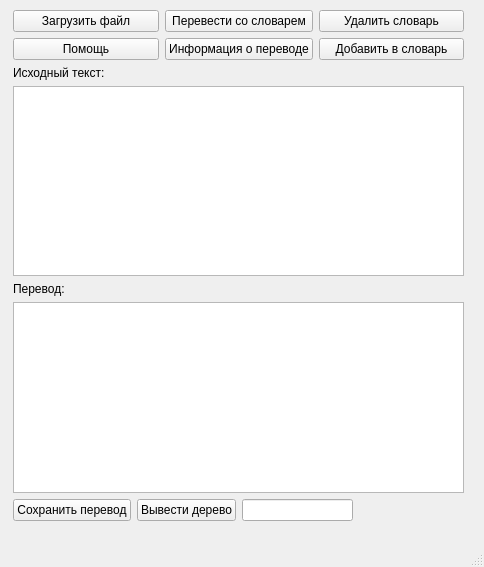
<?xml version="1.0" encoding="UTF-8"?>
<ui version="4.0">
 <class>MainWindow</class>
 <widget class="QMainWindow" name="MainWindow">
  <property name="geometry">
   <rect>
    <x>0</x>
    <y>0</y>
    <width>484</width>
    <height>567</height>
   </rect>
  </property>
  <property name="windowTitle">
   <string>Лабораторная работа 4</string>
  </property>
  <widget class="QWidget" name="centralwidget">
   <widget class="QWidget" name="verticalLayoutWidget">
    <property name="geometry">
     <rect>
      <x>3</x>
      <y>10</y>
      <width>471</width>
      <height>511</height>
     </rect>
    </property>
    <layout class="QVBoxLayout" name="verticalLayout">
     <property name="leftMargin">
      <number>10</number>
     </property>
     <property name="topMargin">
      <number>0</number>
     </property>
     <property name="rightMargin">
      <number>10</number>
     </property>
     <item>
      <layout class="QGridLayout" name="gridLayout">
       <item row="0" column="1">
        <widget class="QPushButton" name="translateDictButton">
         <property name="text">
          <string>Перевести со словарем</string>
         </property>
        </widget>
       </item>
       <item row="0" column="0">
        <widget class="QPushButton" name="chooseFileButton">
         <property name="text">
          <string>Загрузить файл</string>
         </property>
        </widget>
       </item>
       <item row="0" column="2">
        <widget class="QPushButton" name="deleteDictButton">
         <property name="text">
          <string>Удалить словарь</string>
         </property>
        </widget>
       </item>
       <item row="1" column="2">
        <widget class="QPushButton" name="addDictButton">
         <property name="text">
          <string>Добавить в словарь</string>
         </property>
        </widget>
       </item>
       <item row="1" column="0">
        <widget class="QPushButton" name="helpButton">
         <property name="text">
          <string>Помощь</string>
         </property>
        </widget>
       </item>
       <item row="1" column="1">
        <widget class="QPushButton" name="viewInfoButton">
         <property name="text">
          <string>Информация о переводе</string>
         </property>
        </widget>
       </item>
      </layout>
     </item>
     <item>
      <widget class="QLabel" name="label_2">
       <property name="text">
        <string>Исходный текст:</string>
       </property>
      </widget>
     </item>
     <item>
      <widget class="QTextEdit" name="originalText"/>
     </item>
     <item>
      <widget class="QLabel" name="label">
       <property name="text">
        <string>Перевод:</string>
       </property>
      </widget>
     </item>
     <item>
      <widget class="QTextBrowser" name="translatedText"/>
     </item>
     <item>
      <layout class="QHBoxLayout" name="horizontalLayout">
       <item>
        <widget class="QPushButton" name="saveButton">
         <property name="text">
          <string>Сохранить перевод</string>
         </property>
        </widget>
       </item>
       <item>
        <widget class="QPushButton" name="treeDraw">
         <property name="text">
          <string>Вывести дерево</string>
         </property>
        </widget>
       </item>
       <item>
        <widget class="QLineEdit" name="lineEdit"/>
       </item>
       <item>
        <spacer name="horizontalSpacer_2">
         <property name="orientation">
          <enum>Qt::Horizontal</enum>
         </property>
         <property name="sizeHint" stdset="0">
          <size>
           <width>40</width>
           <height>20</height>
          </size>
         </property>
        </spacer>
       </item>
      </layout>
     </item>
    </layout>
   </widget>
  </widget>
  <widget class="QMenuBar" name="menubar">
   <property name="geometry">
    <rect>
     <x>0</x>
     <y>0</y>
     <width>484</width>
     <height>21</height>
    </rect>
   </property>
   <property name="defaultUp">
    <bool>false</bool>
   </property>
  </widget>
  <widget class="QStatusBar" name="statusbar"/>
 </widget>
 <resources/>
 <connections/>
</ui>
